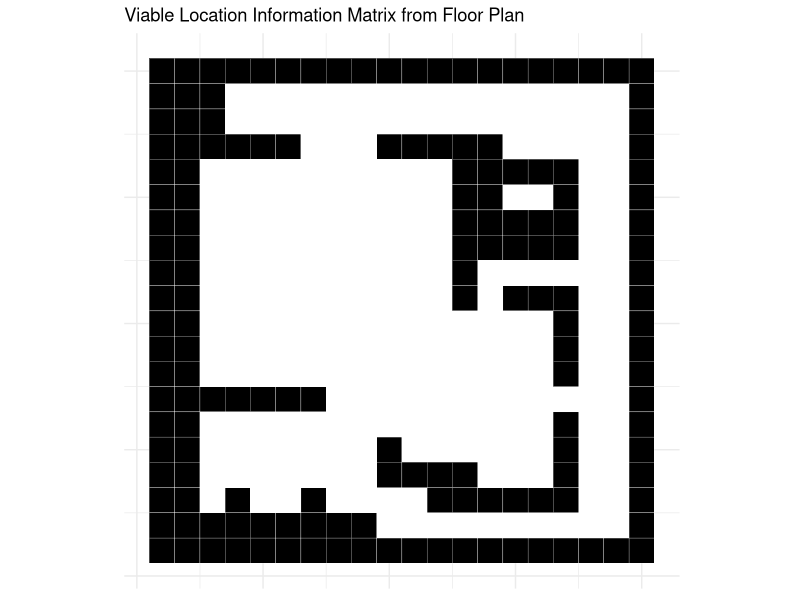
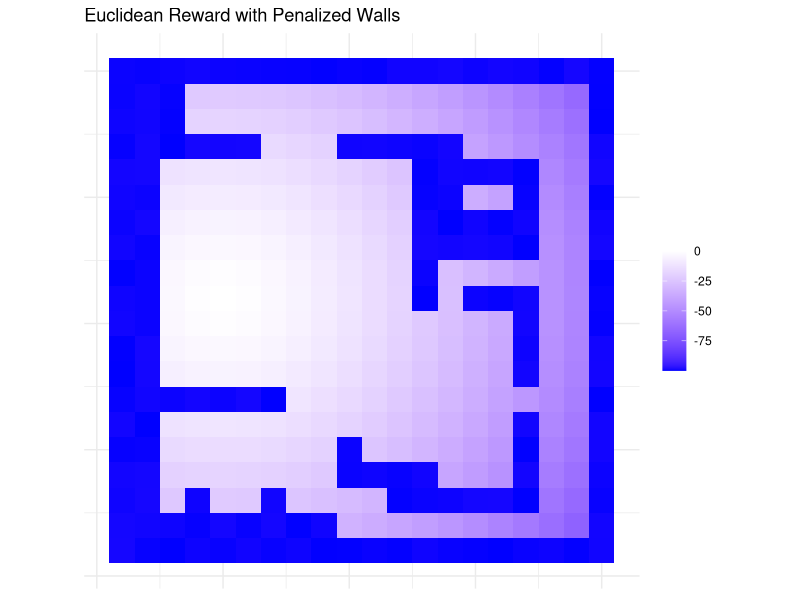

These figures' R source, in order:
# test python translate fp matrix reading
getwd()

library(ggplot2)
library(reshape2)
df = read.csv("data/floor_plan_matrix3.csv", header = FALSE)
colnames(df) <- NULL
df_mat = as.matrix(df)

matrix_data_long <- melt(df_mat)
colnames(matrix_data_long) <- c("X1", "X2", "value")

mat_plot = ggplot(matrix_data_long, aes(x=X2, y=rev(X1), fill=factor(value))) + 
  geom_tile(color="white") + 
  scale_fill_manual(values=c("0"="white", "1"="black")) + 
  theme_minimal() + 
  ggtitle("Viable Location Information Matrix from Floor Plan") +
  theme(axis.text.x=element_blank(), axis.text.y=element_blank(), 
        axis.ticks=element_blank(), axis.title.x=element_blank(), 
        axis.title.y=element_blank(), legend.position="none") + 
  coord_fixed()
print(mat_plot)


# initial ideas for rewards system
start_point <- c(10,5)
fuzzy = FALSE
for (i in 1:nrow(df_mat)) {
  for (j in 1:ncol(df_mat)) {
    # calcualte euclidean distance for each cell
    if (df_mat[i, j] == 0) {
      dist <- sqrt((i - start_point[1])^2 + (j - start_point[2])^2)
      # normal pull with mean proporional to negative distance
      if(fuzzy){
        df_mat[i, j] <- rnorm(1, mean = -(dist^(1.2)), sd = 1)
      } # or static pull
      else{
        df_mat[i, j] <- -(dist^(1.5)) 
      }
    }
  }
}
df_mat[df_mat == 1] <- runif(sum(df_mat == 1), min=-100, max=-99)  
df_mat_long <- melt(as.matrix(df_mat))
names(df_mat_long) <- c("X", "Y", "value")
pgrid = ggplot(df_mat_long, aes(Y, rev(X), fill=value)) +
  geom_tile() + ggtitle("Euclidean Reward with Penalized Walls") +
  scale_fill_gradient2(low="blue", high="red", mid="white", midpoint=0) +
  theme_minimal() +
  theme(axis.text.x = element_blank(), axis.text.y = element_blank(),
        axis.ticks = element_blank(), axis.title.x = element_blank(),
        axis.title.y = element_blank(), legend.title = element_blank()) +
  coord_fixed()
print(pgrid)
